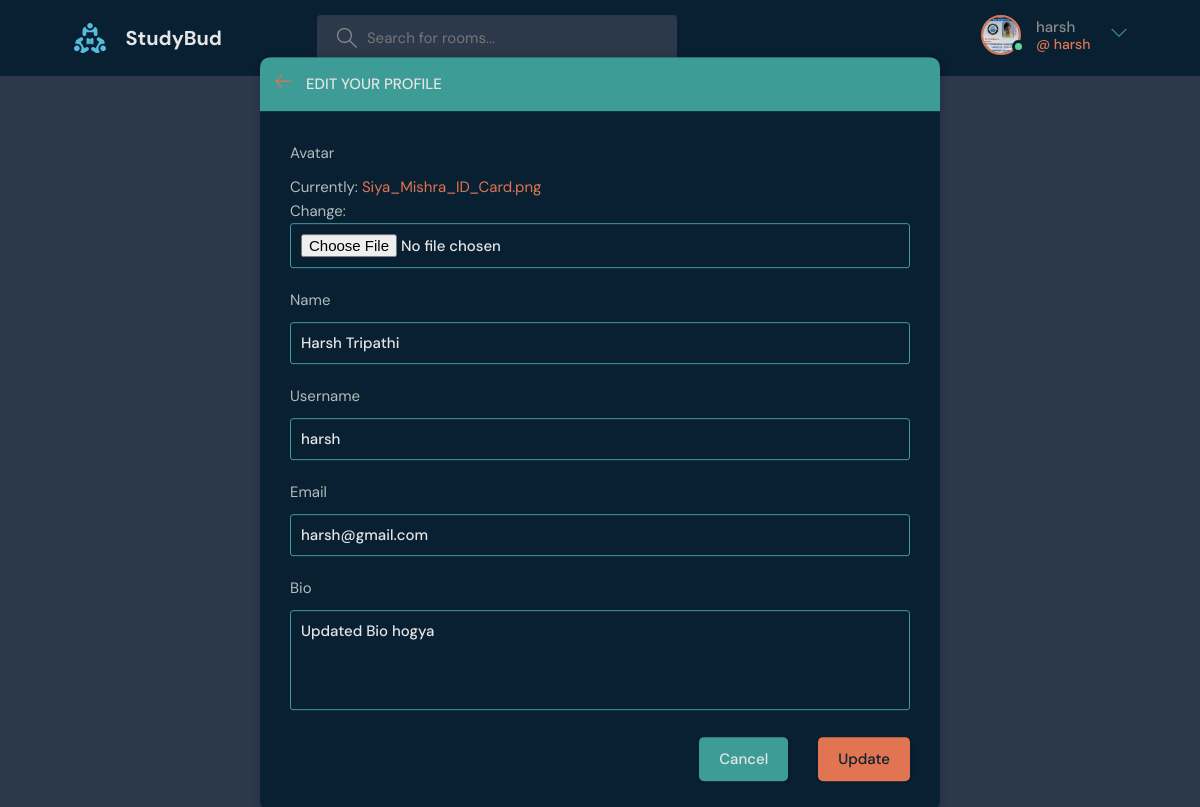
Before: /update-user/ (signed in) with the older database file.
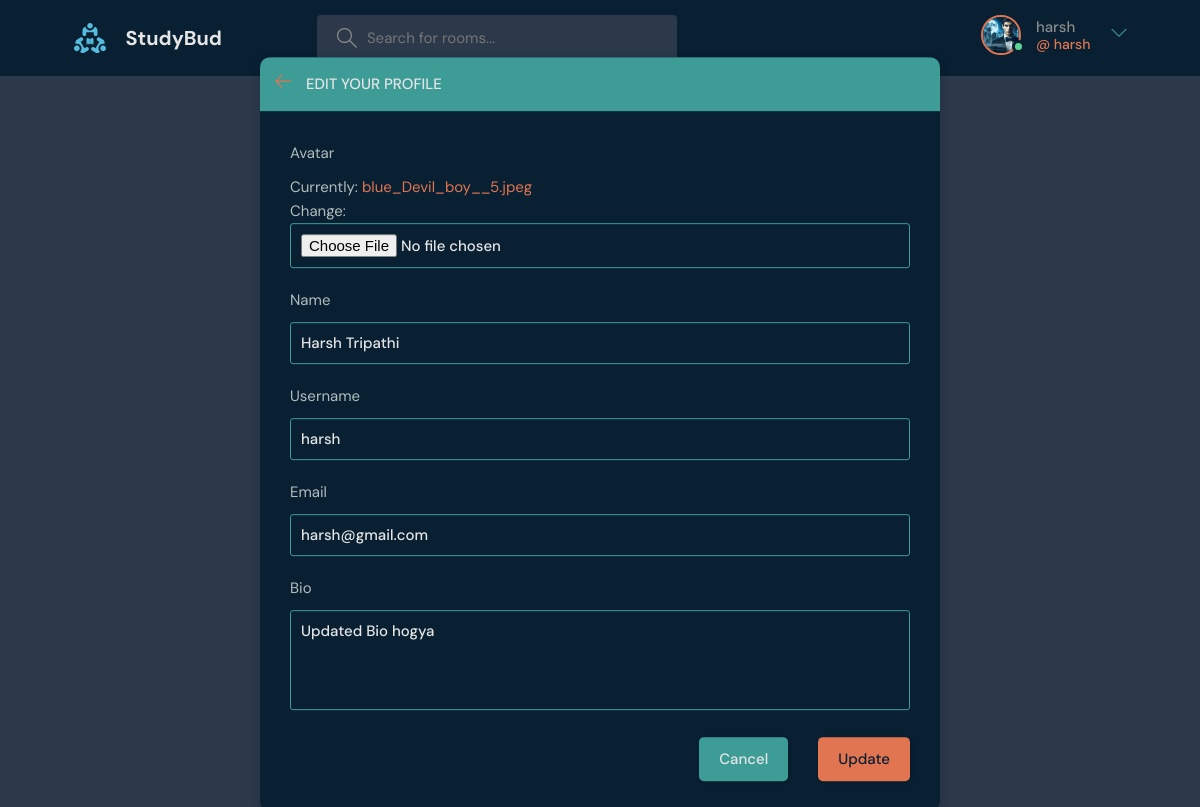
After: the same page with the newer database file.
### base/models.py (models this page shows)
class User(AbstractUser):
    name = models.CharField(max_length=200, null=True)
    email = models.EmailField( unique=True, null = True)
    bio = models.TextField( null=True)
    avatar = models.ImageField(null=True, default="avatar.svg")
    USERNAME_FIELD = 'email'
    REQUIRED_FIELDS = []

### base/views.py (the view)
# urls.py: path("update-user/",views.updateUser,name="update-user"),
@login_required(login_url='login')
def updateUser(request):
    user =  request.user
    form = UserForm(instance=user)
    if request.method == 'POST':
        form = UserForm(request.POST,request.FILES ,instance=user)
        if form.is_valid():
            form.save()
            return redirect('user-profile', pk=user.id)
    context = {'form': form}
    return render(request,"base/update-user.html",context)

### base/forms.py
class UserForm(ModelForm):
  class Meta:
    model = User
    fields =  [ 'avatar', 'name', 'username', 'email', 'bio']

### base/templates/base/update-user.html (shortened to what this page needs)
{% extends "main.html" %} {% block content %}
    <main class="update-account layout">
        <div class="container">
            <div class="layout__box">
                <div class="layout__boxHeader">
                    <div class="layout__boxTitle">
                        <a href="{{request.META.HTTP_REFERER}}">
                            <svg version="1.1" xmlns="http://www.w3.org/2000/svg" width="32" height="32"
                                viewBox="0 0 32 32">
                                <title>arrow-left</title>
                                <path
                                    d="M13.723 2.286l-13.723 13.714 13.719 13.714 1.616-1.611-10.96-10.96h27.625v-2.286h-27.625l10.965-10.965-1.616-1.607z">
                                </path>
                            </svg>
                        </a>
                        <h3>Edit your profile</h3>
                    </div>
                </div>
                <div class="layout__body">
                    <form class="form" action="" method="POST" enctype='multipart/form-data'>
                    {% for field in form %}
                        <div class="form__group">
                            <label for="profile_pic">{{field.label}}</label>
                            {{field}}
                        </div>
                         {% endfor %}
                        <div class="form__action">
                            <a class="btn btn--dark" href="{{request.META.HTTP_REFERER}}">Cancel</a>
                            <button class="btn btn--main" type="submit">Update</button>
                        </div>
                    </form>
                </div>
            </div>
        </div>
    </main>
 {% endblock content %}

### templates/navbar.html (shortened to what this page needs)
{% load static %}
<header class="header header--loggedIn">
  <div class="container">
    <a href="{%url 'home' %}" class="header__logo">
      <img src="{% static 'images/logo.svg' %}" />
      <h1>StudyBud</h1>
    </a>
    <form class="header__search" method="GET" action="{%url 'home' %}">
      <label>
        <input name="q" placeholder="Search for rooms..." />
      </label>
    </form>
    <nav class="header__menu">
      {% if request.user.is_authenticated %}
      <div class="header__user">
        <a href="{%url 'user-profile' request.user.id  %}">
          <div class="avatar avatar--medium active">
            <img src="{{request.user.avatar.url}}" />
          </div>
          <p>
            {{request.user.username}} <span>@ {{request.user.username}}</span>
          </p>
        </a>
        <button class="dropdown-button">
          <svg
            version="1.1"
            xmlns="http://www.w3.org/2000/svg"
            width="32"
            height="32"
            viewBox="0 0 32 32"
          >
            <title>chevron-down</title>
            <path d="M16 21l-13-13h-3l16 16 16-16h-3l-13 13z"></path>
          </svg>
        </button>
      </div>
      {% else %} {% comment %} Not Logged in {% endcomment %}
      <a href="{%url 'login' %}">
        <img src="{% static 'images/avatar.svg' %}" />
        <p>Login</p>
      </a>
      {% endif %}
    </nav>
  </div>
</header>

Changed rows visible on the page:
changed User "harsh": user.avatar: a different picture
Other visible differences:
text no longer shown: "Currently: Siya_Mishra_ID_Card.png Change:"
text now shown: "Currently: blue_Devil_boy__5.jpeg Change:"
